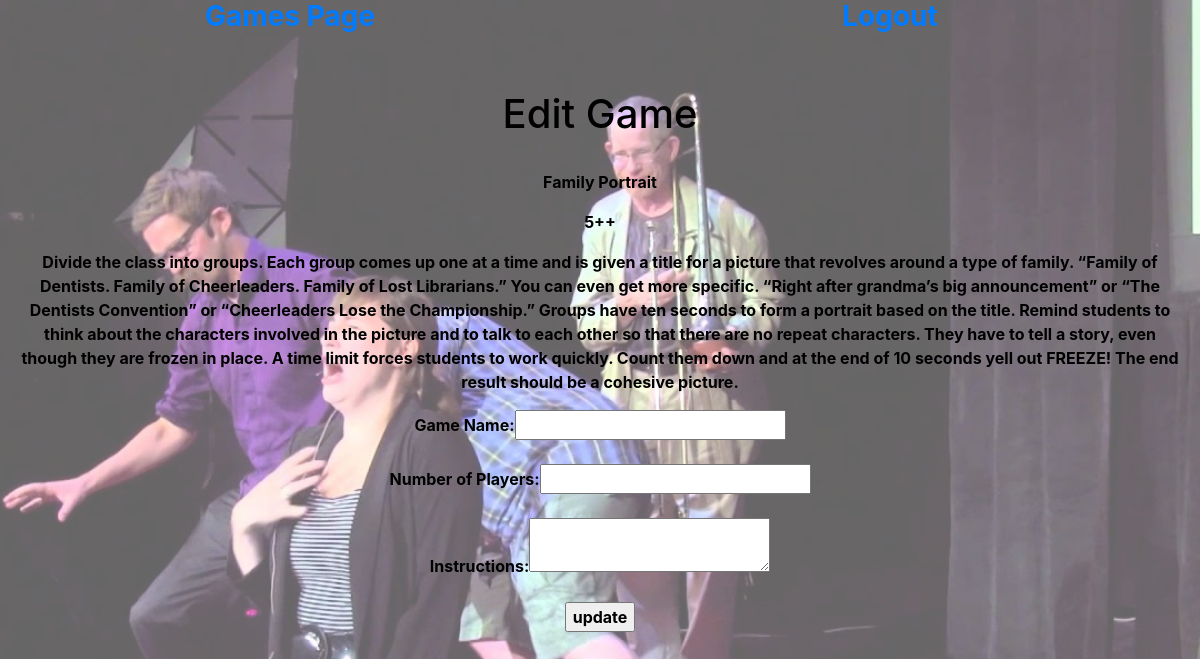
The app's page /games/16/edit with its own data.
### games/models.py (models this page shows)
class Game(models.Model):
    game_name = models.TextField()
    number_of_players = models.TextField()
    instructions = models.TextField()
    creator = models.ForeignKey(User, related_name = 'games', on_delete = models.CASCADE)
    created_at = models.DateTimeField(auto_now_add = True)
    updated_at = models.DateTimeField(auto_now = True)
    objects = GameManager()

### games/views.py (the view)
# urls.py: path('<int:game_id>/edit', views.edit_game),
def edit_game(request, game_id):
    context = {
        'game': Game.objects.get(id = game_id)
    }
    return render(request, 'edit_game.html', context)

### games/templates/edit_game.html (shortened to what this page needs)
<!DOCTYPE html>
<html lang="en">
<head>
    {% load static %}
    <link rel="stylesheet" href="https://stackpath.bootstrapcdn.com/bootstrap/4.3.1/css/bootstrap.min.css"
>
    <link rel="stylesheet" href="{% static 'css/edit_game.css' %}">
    </head>
<body>
    <div class='container-fluid'>
        <div class='row'>
            <div class='col'>
                <h3><a href='/games'>Games Page</a></h3>
            </div>
            <div class='col'>
                <h3><a href='/logout'>Logout</a></h3>
            </div>
        </div><br><br>
        <div class='row'>
            <div class='col align-items-center'>
                <h1>Edit Game</h1><br>
                <p>{{game.game_name}}</p>
                <p>{{game.number_of_players}}</p>
                <p>{{game.instructions}}</p>
                <form action='/games/{{game.id}}/update' method='POST'>
                    Game Name:<input name='game_name' type='text'><br><br>
                    Number of Players:<input name='number_of_players' type='text'><br><br>
                    Instructions:<textarea name='instructions'></textarea><br><br>
                    <input type='submit' value='update'>
                </form>
            </div>
        </div>
    </div>
</body>
</html>

### games/static/css/edit_game.css (style rules this page uses)
* { color: rgb(0, 0, 0); text-align: center; text-decoration: none; font-weight: bold; }
body::after { content: ""; background-image:url('../img/edit.jpg'); background-repeat: no-repeat; background-position: center; background-size: cover; background-attachment: scroll; opacity: 0.6; top: 0; left: 0; bottom: 0; right: 0; position: fixed; z-index: -1; }
h3 { margin-right: 20px; }

### records on screen
Game: game_name "Family Portrait", number_of_players "5++", instructions "Divide the class into groups. Each group comes up one at a time and is given a title for a picture that revolves around a type of family. “Family of Dentists. Family of Cheerleaders. Family of Lost Librarians.” You can even get more specific. “Right after grandma’s big announcement” or “The Dentists Convention” or “Cheerleaders Lose the Championship.” Groups have ten seconds to form a portrait based on the title. Remind students to think about the characters involved in the picture and to talk to each other so that there are no repeat characters. They have to tell a story, even though they are frozen in place. A time limit forces students to work quickly. Count them down and at the end of…"
